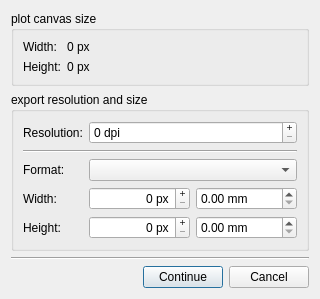
<?xml version="1.0" encoding="UTF-8"?>
<ui version="4.0">
 <class>DialogExport2File</class>
 <widget class="QDialog" name="DialogExport2File">
  <property name="geometry">
   <rect>
    <x>0</x>
    <y>0</y>
    <width>320</width>
    <height>266</height>
   </rect>
  </property>
  <property name="windowTitle">
   <string>Export Properties</string>
  </property>
  <layout class="QVBoxLayout" name="verticalLayout">
   <item>
    <widget class="QGroupBox" name="groupBox_2">
     <property name="title">
      <string>plot canvas size</string>
     </property>
     <layout class="QGridLayout" name="gridLayout_2">
      <item row="0" column="0">
       <widget class="QLabel" name="label_2">
        <property name="text">
         <string>Width:</string>
        </property>
       </widget>
      </item>
      <item row="0" column="1">
       <widget class="QLabel" name="lblCanvasWidth">
        <property name="sizePolicy">
         <sizepolicy hsizetype="MinimumExpanding" vsizetype="Preferred">
          <horstretch>0</horstretch>
          <verstretch>0</verstretch>
         </sizepolicy>
        </property>
        <property name="text">
         <string>0 px</string>
        </property>
       </widget>
      </item>
      <item row="1" column="0">
       <widget class="QLabel" name="label_3">
        <property name="text">
         <string>Height:</string>
        </property>
       </widget>
      </item>
      <item row="1" column="1">
       <widget class="QLabel" name="lblCanvasHeight">
        <property name="sizePolicy">
         <sizepolicy hsizetype="MinimumExpanding" vsizetype="Preferred">
          <horstretch>0</horstretch>
          <verstretch>0</verstretch>
         </sizepolicy>
        </property>
        <property name="text">
         <string>0 px</string>
        </property>
       </widget>
      </item>
     </layout>
    </widget>
   </item>
   <item>
    <widget class="QGroupBox" name="groupBox">
     <property name="title">
      <string>export resolution and size</string>
     </property>
     <layout class="QGridLayout" name="gridLayout">
      <item row="4" column="2">
       <widget class="QDoubleSpinBox" name="dSB_destHeight">
        <property name="sizePolicy">
         <sizepolicy hsizetype="Minimum" vsizetype="Preferred">
          <horstretch>0</horstretch>
          <verstretch>0</verstretch>
         </sizepolicy>
        </property>
        <property name="correctionMode">
         <enum>QAbstractSpinBox::CorrectToNearestValue</enum>
        </property>
        <property name="keyboardTracking">
         <bool>true</bool>
        </property>
        <property name="suffix">
         <string> mm</string>
        </property>
        <property name="maximum">
         <double>1000.000000000000000</double>
        </property>
       </widget>
      </item>
      <item row="3" column="1">
       <widget class="QSpinBox" name="sB_destWidth">
        <property name="sizePolicy">
         <sizepolicy hsizetype="Minimum" vsizetype="Preferred">
          <horstretch>0</horstretch>
          <verstretch>0</verstretch>
         </sizepolicy>
        </property>
        <property name="alignment">
         <set>Qt::AlignRight|Qt::AlignTrailing|Qt::AlignVCenter</set>
        </property>
        <property name="readOnly">
         <bool>false</bool>
        </property>
        <property name="buttonSymbols">
         <enum>QAbstractSpinBox::PlusMinus</enum>
        </property>
        <property name="correctionMode">
         <enum>QAbstractSpinBox::CorrectToNearestValue</enum>
        </property>
        <property name="keyboardTracking">
         <bool>true</bool>
        </property>
        <property name="suffix">
         <string> px</string>
        </property>
        <property name="maximum">
         <number>99999</number>
        </property>
       </widget>
      </item>
      <item row="3" column="0">
       <widget class="QLabel" name="lblWidth">
        <property name="sizePolicy">
         <sizepolicy hsizetype="Maximum" vsizetype="Preferred">
          <horstretch>0</horstretch>
          <verstretch>0</verstretch>
         </sizepolicy>
        </property>
        <property name="text">
         <string>Width:</string>
        </property>
       </widget>
      </item>
      <item row="2" column="0">
       <widget class="QLabel" name="label">
        <property name="sizePolicy">
         <sizepolicy hsizetype="Maximum" vsizetype="Preferred">
          <horstretch>0</horstretch>
          <verstretch>0</verstretch>
         </sizepolicy>
        </property>
        <property name="text">
         <string>Format:</string>
        </property>
       </widget>
      </item>
      <item row="2" column="1" colspan="2">
       <widget class="QComboBox" name="cB_ExpType">
        <property name="sizePolicy">
         <sizepolicy hsizetype="MinimumExpanding" vsizetype="Preferred">
          <horstretch>0</horstretch>
          <verstretch>0</verstretch>
         </sizepolicy>
        </property>
       </widget>
      </item>
      <item row="4" column="0">
       <widget class="QLabel" name="lblHeight">
        <property name="sizePolicy">
         <sizepolicy hsizetype="Maximum" vsizetype="Preferred">
          <horstretch>0</horstretch>
          <verstretch>0</verstretch>
         </sizepolicy>
        </property>
        <property name="text">
         <string>Height:</string>
        </property>
       </widget>
      </item>
      <item row="4" column="1">
       <widget class="QSpinBox" name="sB_destHeight">
        <property name="sizePolicy">
         <sizepolicy hsizetype="Minimum" vsizetype="Preferred">
          <horstretch>0</horstretch>
          <verstretch>0</verstretch>
         </sizepolicy>
        </property>
        <property name="alignment">
         <set>Qt::AlignRight|Qt::AlignTrailing|Qt::AlignVCenter</set>
        </property>
        <property name="readOnly">
         <bool>false</bool>
        </property>
        <property name="buttonSymbols">
         <enum>QAbstractSpinBox::PlusMinus</enum>
        </property>
        <property name="correctionMode">
         <enum>QAbstractSpinBox::CorrectToNearestValue</enum>
        </property>
        <property name="keyboardTracking">
         <bool>true</bool>
        </property>
        <property name="suffix">
         <string> px</string>
        </property>
        <property name="maximum">
         <number>99999</number>
        </property>
       </widget>
      </item>
      <item row="0" column="0">
       <widget class="QLabel" name="l_orHeight_3">
        <property name="sizePolicy">
         <sizepolicy hsizetype="Maximum" vsizetype="Preferred">
          <horstretch>0</horstretch>
          <verstretch>0</verstretch>
         </sizepolicy>
        </property>
        <property name="text">
         <string>Resolution:</string>
        </property>
       </widget>
      </item>
      <item row="3" column="2">
       <widget class="QDoubleSpinBox" name="dSB_destWidth">
        <property name="sizePolicy">
         <sizepolicy hsizetype="Minimum" vsizetype="Preferred">
          <horstretch>0</horstretch>
          <verstretch>0</verstretch>
         </sizepolicy>
        </property>
        <property name="correctionMode">
         <enum>QAbstractSpinBox::CorrectToNearestValue</enum>
        </property>
        <property name="keyboardTracking">
         <bool>true</bool>
        </property>
        <property name="suffix">
         <string> mm</string>
        </property>
        <property name="maximum">
         <double>1000.000000000000000</double>
        </property>
       </widget>
      </item>
      <item row="0" column="1" colspan="2">
       <widget class="QSpinBox" name="sB_destResolution">
        <property name="sizePolicy">
         <sizepolicy hsizetype="MinimumExpanding" vsizetype="Preferred">
          <horstretch>0</horstretch>
          <verstretch>0</verstretch>
         </sizepolicy>
        </property>
        <property name="alignment">
         <set>Qt::AlignLeading|Qt::AlignLeft|Qt::AlignVCenter</set>
        </property>
        <property name="readOnly">
         <bool>false</bool>
        </property>
        <property name="buttonSymbols">
         <enum>QAbstractSpinBox::PlusMinus</enum>
        </property>
        <property name="correctionMode">
         <enum>QAbstractSpinBox::CorrectToNearestValue</enum>
        </property>
        <property name="keyboardTracking">
         <bool>true</bool>
        </property>
        <property name="suffix">
         <string> dpi</string>
        </property>
        <property name="maximum">
         <number>10000</number>
        </property>
       </widget>
      </item>
      <item row="1" column="0" colspan="3">
       <widget class="Line" name="line_3">
        <property name="orientation">
         <enum>Qt::Horizontal</enum>
        </property>
       </widget>
      </item>
     </layout>
    </widget>
   </item>
   <item>
    <widget class="Line" name="line_2">
     <property name="orientation">
      <enum>Qt::Horizontal</enum>
     </property>
    </widget>
   </item>
   <item>
    <layout class="QHBoxLayout" name="horizontalLayout_4">
     <item>
      <spacer name="horizontalSpacer_3">
       <property name="orientation">
        <enum>Qt::Horizontal</enum>
       </property>
       <property name="sizeHint" stdset="0">
        <size>
         <width>40</width>
         <height>20</height>
        </size>
       </property>
      </spacer>
     </item>
     <item>
      <widget class="QPushButton" name="btnContinue">
       <property name="text">
        <string>Continue</string>
       </property>
       <property name="default">
        <bool>true</bool>
       </property>
      </widget>
     </item>
     <item>
      <widget class="QPushButton" name="btnCancel">
       <property name="text">
        <string>Cancel</string>
       </property>
      </widget>
     </item>
    </layout>
   </item>
  </layout>
 </widget>
 <resources/>
 <connections>
  <connection>
   <sender>btnCancel</sender>
   <signal>clicked()</signal>
   <receiver>DialogExport2File</receiver>
   <slot>reject()</slot>
   <hints>
    <hint type="sourcelabel">
     <x>269</x>
     <y>244</y>
    </hint>
    <hint type="destinationlabel">
     <x>314</x>
     <y>229</y>
    </hint>
   </hints>
  </connection>
  <connection>
   <sender>btnContinue</sender>
   <signal>clicked()</signal>
   <receiver>DialogExport2File</receiver>
   <slot>accept()</slot>
   <hints>
    <hint type="sourcelabel">
     <x>166</x>
     <y>247</y>
    </hint>
    <hint type="destinationlabel">
     <x>142</x>
     <y>246</y>
    </hint>
   </hints>
  </connection>
 </connections>
</ui>
